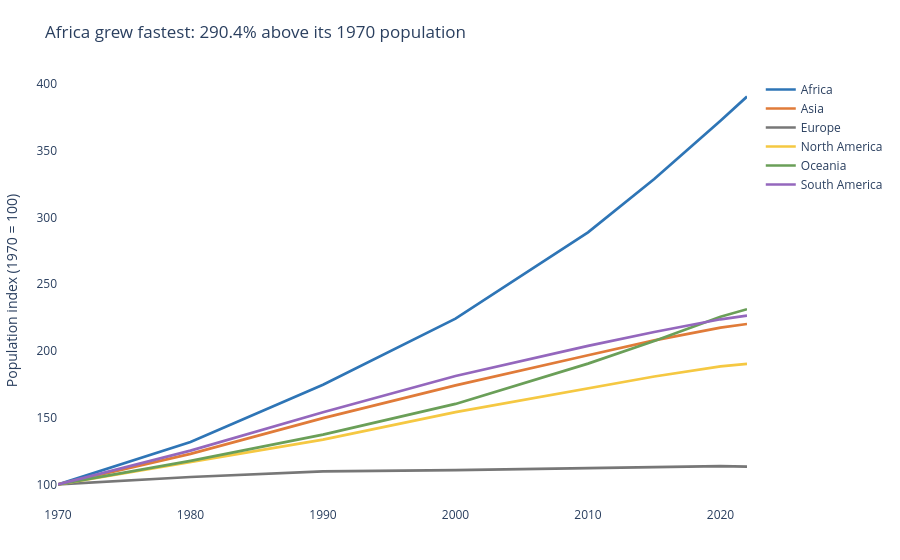

Here is the notebook cell this chart was saved with:
### Markdown cell above
## Q1 — Which continent is growing fastest?

**Chart choice & justification:** A line chart compares each continent’s population index against its own 1970 baseline (1970 = 100), so relative growth is comparable despite very different starting populations.

### Code cell
q1 = df_long.groupby(['Continent', 'Year'], as_index=False)['Population'].sum()
base = q1[q1['Year'] == 1970][['Continent', 'Population']].rename(columns={'Population': 'Base'})
q1 = q1.merge(base, on='Continent')
q1['Index'] = q1['Population'] / q1['Base'] * 100
leader = q1[q1['Year'] == 2022].nlargest(1, 'Index').iloc[0]
fig = px.line(q1, x='Year', y='Index', color='Continent',
              title=f"{leader['Continent']} grew fastest: {leader['Index']-100:.1f}% above its 1970 population",
              labels={'Index': 'Population index (1970 = 100)', 'Year': ''},
              color_discrete_sequence=['#2E75B6','#E07B39','#777777','#F5C842','#6A9F58','#9467BD'],
              template='plotly_white')
fig.update_traces(line_width=2.7)
fig.update_layout(legend_title_text='', yaxis_showgrid=False, xaxis_showgrid=False,
                  margin=dict(l=25,r=25,t=75,b=25))
fig.show()

### Figure 1 — Plotly figure (JSON) as saved in the notebook; plotly's stock layout.template omitted (floating-point values rounded to 4 significant figures)
{"data": [{"hovertemplate": "Continent=Africa<br>=%{x}<br>Population index (1970 = 100)=%{y}<extra></extra>", "legendgroup": "Africa", "line": {"color": "#2E75B6", "dash": "solid", "width": 2.7}, "marker": {"symbol": "circle"}, "mode": "lines", "name": "Africa", "orientation": "v", "showlegend": true, "type": "scatter", "x": [1970, 1980, 1990, 2000, 2010, 2015, 2020, 2022], "xaxis": "x", "y": [100.0, 131.8, 174.6, 224.1, 288.8, 328.7, 372.3, 390.4], "yaxis": "y"}, {"hovertemplate": "Continent=Asia<br>=%{x}<br>Population index (1970 = 100)=%{y}<extra></extra>", "legendgroup": "Asia", "line": {"color": "#E07B39", "dash": "solid", "width": 2.7}, "marker": {"symbol": "circle"}, "mode": "lines", "name": "Asia", "orientation": "v", "showlegend": true, "type": "scatter", "x": [1970, 1980, 1990, 2000, 2010, 2015, 2020, 2022], "xaxis": "x", "y": [100.0, 122.9, 149.7, 174.1, 196.7, 207.9, 217.4, 220.1], "yaxis": "y"}, {"hovertemplate": "Continent=Europe<br>=%{x}<br>Population index (1970 = 100)=%{y}<extra></extra>", "legendgroup": "Europe", "line": {"color": "#777777", "dash": "solid", "width": 2.7}, "marker": {"symbol": "circle"}, "mode": "lines", "name": "Europe", "orientation": "v", "showlegend": true, "type": "scatter", "x": [1970, 1980, 1990, 2000, 2010, 2015, 2020, 2022], "xaxis": "x", "y": [100.0, 105.6, 109.8, 110.7, 112.1, 113.1, 113.7, 113.3], "yaxis": "y"}, {"hovertemplate": "Continent=North America<br>=%{x}<br>Population index (1970 = 100)=%{y}<extra></extra>", "legendgroup": "North America", "line": {"color": "#F5C842", "dash": "solid", "width": 2.7}, "marker": {"symbol": "circle"}, "mode": "lines", "name": "North America", "orientation": "v", "showlegend": true, "type": "scatter", "x": [1970, 1980, 1990, 2000, 2010, 2015, 2020, 2022], "xaxis": "x", "y": [100.0, 116.8, 133.6, 154.1, 172.1, 180.8, 188.4, 190.3], "yaxis": "y"}, {"hovertemplate": "Continent=Oceania<br>=%{x}<br>Population index (1970 = 100)=%{y}<extra></extra>", "legendgroup": "Oceania", "line": {"color": "#6A9F58", "dash": "solid", "width": 2.7}, "marker": {"symbol": "circle"}, "mode": "lines", "name": "Oceania", "orientation": "v", "showlegend": true, "type": "scatter", "x": [1970, 1980, 1990, 2000, 2010, 2015, 2020, 2022], "xaxis": "x", "y": [100.0, 117.7, 137.3, 160.3, 190.5, 207.4, 225.5, 231.2], "yaxis": "y"}, {"hovertemplate": "Continent=South America<br>=%{x}<br>Population index (1970 = 100)=%{y}<extra></extra>", "legendgroup": "South America", "line": {"color": "#9467BD", "dash": "solid", "width": 2.7}, "marker": {"symbol": "circle"}, "mode": "lines", "name": "South America", "orientation": "v", "showlegend": true, "type": "scatter", "x": [1970, 1980, 1990, 2000, 2010, 2015, 2020, 2022], "xaxis": "x", "y": [100.0, 125.3, 154.0, 181.2, 203.7, 214.1, 223.7, 226.4], "yaxis": "y"}], "layout": {"legend": {"title": {"text": ""}, "tracegroupgap": 0}, "margin": {"b": 25, "l": 25, "r": 25, "t": 75}, "title": {"text": "Africa grew fastest: 290.4% above its 1970 population"}, "xaxis": {"anchor": "y", "domain": [0.0, 1.0], "showgrid": false, "title": {"text": ""}}, "yaxis": {"anchor": "x", "domain": [0.0, 1.0], "showgrid": false, "title": {"text": "Population index (1970 = 100)"}}}}
